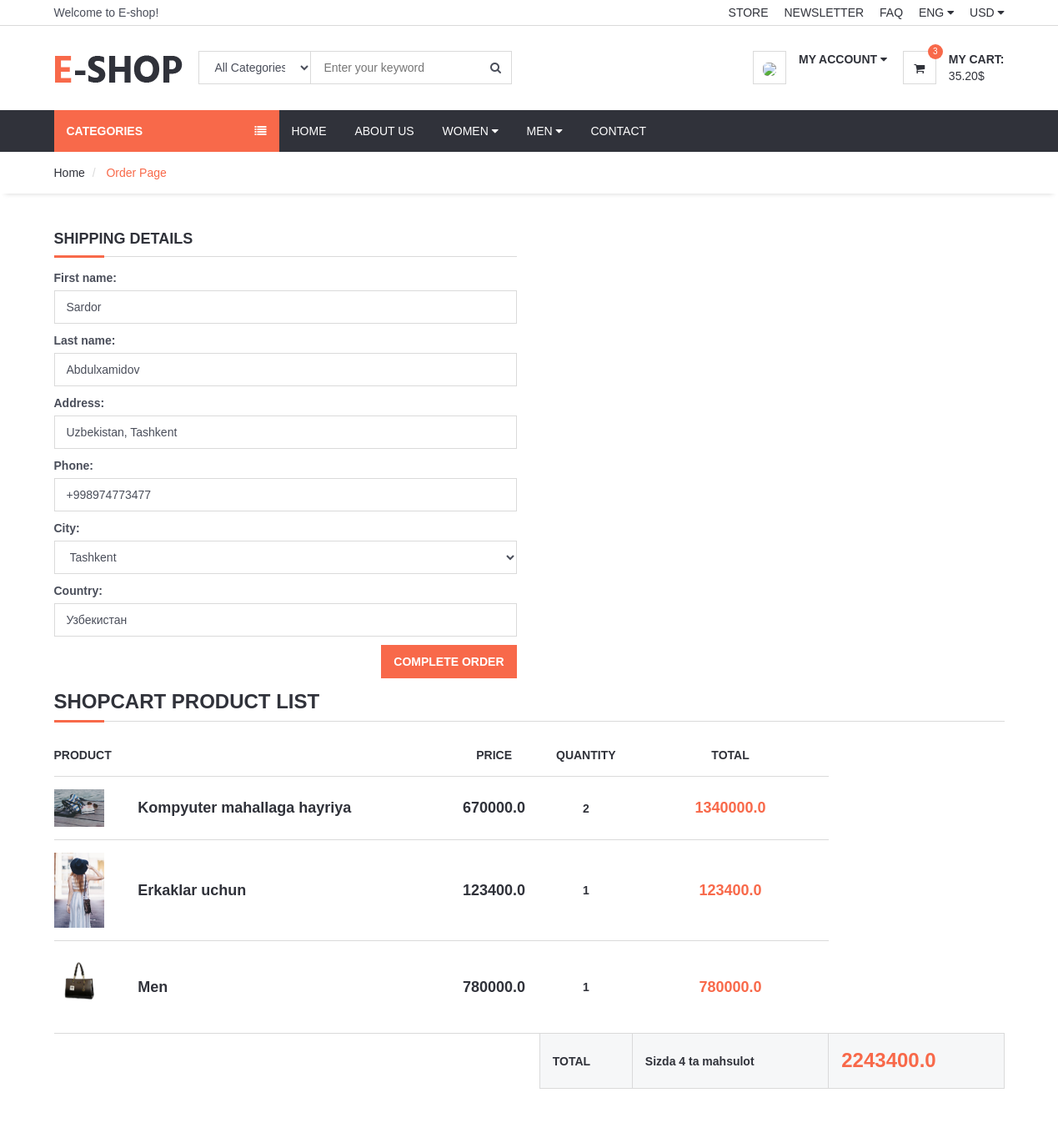
Before: /order/orderproduct (signed in) with the older database file.
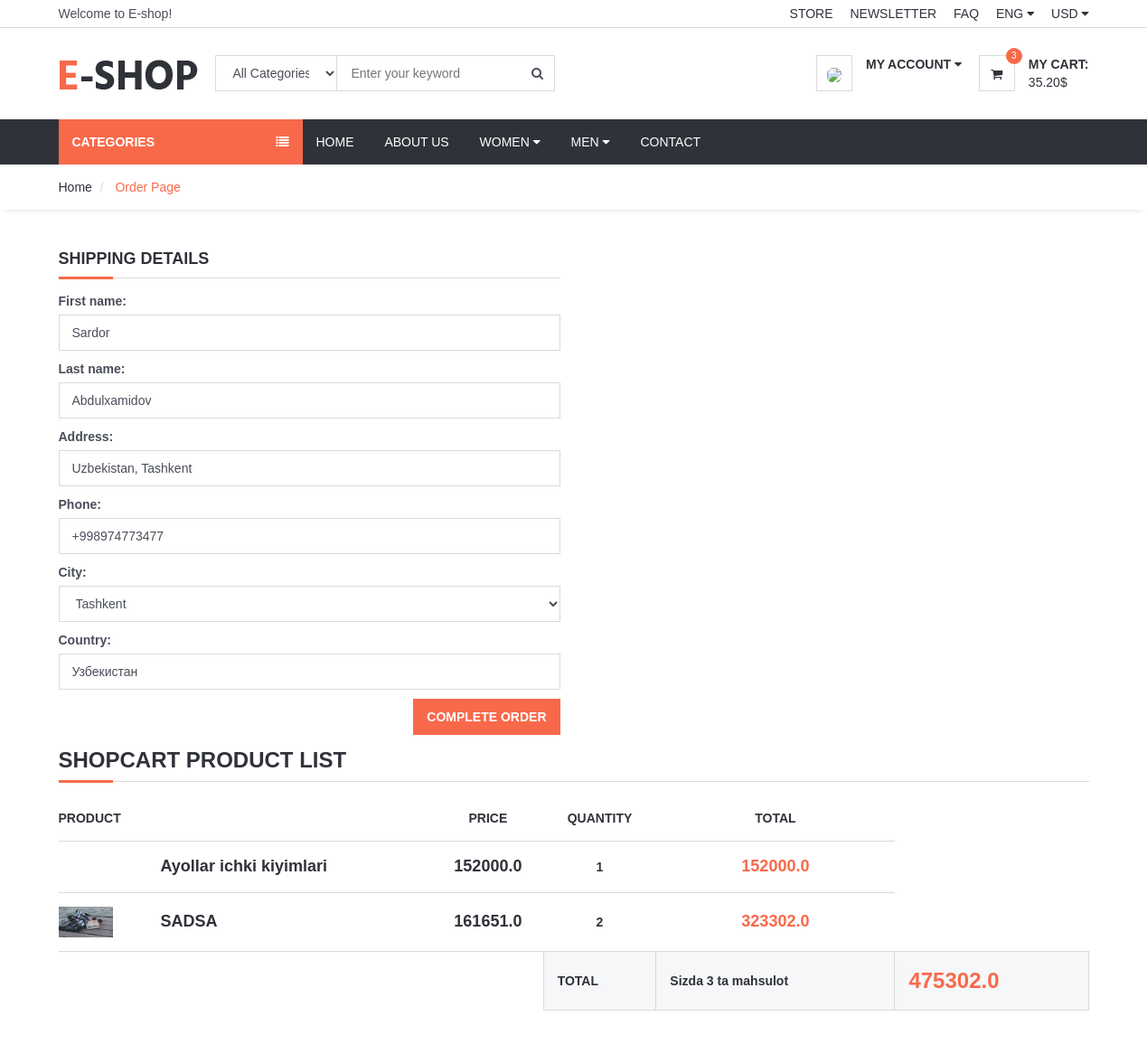
After: the same page with the newer database file.
### order/models.py (models this page shows, shortened)
class ShopCart(models.Model):
    user = models.ForeignKey(User, on_delete=models.SET_NULL, null=True)
    product = models.ForeignKey(Product, on_delete=models.SET_NULL, null=True)
    quantity = models.IntegerField()
    @property
    def amount(self):
        return (self.quantity * self.product.price)

### product/models.py (models this page shows, shortened)
class Product(models.Model):
    STATUS = (
        ('True', 'Mavjud'),
        ('False', 'Mavjud Emas'),
    )
    category = models.ForeignKey(Category, on_delete=models.CASCADE)
    title = models.CharField(max_length=255, unique=True)
    keywords = models.CharField(max_length=255, unique=True)
    description = models.TextField(blank=True)
    image = models.ImageField(blank=True, upload_to='images/')
    price = models.FloatField()
    amount = models.IntegerField()
    minamount = models.IntegerField()
    detail = RichTextUploadingField()
    status = models.CharField(max_length=15, choices=STATUS)
    slug = models.SlugField(null=False, unique=True)
    create_at = models.DateTimeField(auto_now_add=True)
    update_at = models.DateTimeField(auto_now=True)
    def __str__(self):
        return self.title
    def image_tag(self):
        return mark_safe('<img src="{}" height="50">'.format(self.image.url))
    image_tag.short_description = 'Image'

### order/views.py (the view, shortened to what this page needs)
# urls.py: path('orderproduct', views.orderproduct, name='orderproduct'),
def orderproduct(request):
    category = Category.objects.all()
    current_user = request.user
    shopcart = ShopCart.objects.filter(user_id=current_user.id)
    total_quantity = 0
    total = 0
    for rs in shopcart:
        total += rs.product.price * rs.quantity
        total_quantity += rs.quantity
    form = OrderForm
    shopcart = ShopCart.objects.filter(user_id=current_user.id)
    profile = UserProfile.objects.get(user_id=current_user.id)
    context = {
        'shopcart': shopcart,
        'category': category,
        'total': total,
        'total_quantity': total_quantity,
        'profile': profile,
        'form': form,
    }
    return render(request, 'orderproduct.html', context)

### order/templates/orderproduct.html (shortened to what this page needs)
{% extends 'homebase.html'%}
{% load static %}
{% block sidebar %}{% include 'sidebar.html' %} {% endblock %}
{% block body %}
	<div id="breadcrumb">
		<div class="container">
			<ul class="breadcrumb">
				<li><a href="/">Home</a></li>
				<li class="active"> Order Page </li>
			</ul>
		</div>
	</div>
	<div class="section">
		<div class="container">
			<div  class="row">
            <form action="" method="post" >
                <div class="col-md-6">
                    <div class="billing-details">
                        <div class="section-title">
                            <h4 class="title">Shipping Details</h4>
                        </div>
                        <p><label for="id_first_name">First name:</label>
                            <input type="text" name="first_name" value="{{ user.first_name }}" class="input" maxlength="10" required id="id_first_name">
                        </p>
                        <p><label for="id_last_name">Last name:</label>
                            <input type="text" name="last_name" value="{{ user.last_name }}" class="input" maxlength="10" required id="id_last_name">
                        </p>
                        <p><label for="id_address">Address:</label>
                            <input type="text" name="address" value="{{ profile.address }}" class="input" maxlength="150" id="id_address">
                        </p>
                        <p><label for="id_phone">Phone:</label>
                            <input type="text" name="phone" value="{{ profile.phone }}" class="input" maxlength="20" id="id_phone">
                        </p>
                        <p><label for="id_city">City:</label>
                            <select name="city" class="input" id="id_city">
                                <option value="{{ profile.city }}" selected>{{ profile.city }}</option>
                            </select>
                        </p>
                        <p><label for="id_country">Country:</label>
                            <input type="text" name="country" class="input" id="id_country" value="{{ profile.country }}">
                        </p>
                        <div class="pull-right">
                            <button type="submit" class="primary-btn">Complete Order</button>
                        </div>
                    </div>
                </div>
            </form>
                    <div class="col-md-12">
						<div class="order-summary clearfix">
							<div class="section-title">
								<h3 class="title">Shopcart Product List</h3>
							</div>
							<table class="shopping-cart-table table">
								<thead>
									<tr>
										<th>Product</th>
										<th></th>
										<th class="text-center">Price</th>
										<th class="text-center">Quantity</th>
										<th class="text-center">Total</th>
									</tr>
								</thead>
								<tbody>
                                {% for rs in shopcart %}
									<tr>
										<td class="thumb"><img src="{{ rs.product.image.url }}" alt=""></td>
										<td class="details">
											<a href="/product/{{ rs.product.id }}/{{ rs.product.slug }}">{{ rs.product}}</a>
										</td>
										<td class="price text-center"><strong>{{rs.product.price}}</strong><br></td>
                                        <td class="qty text-center"><strong>{{ rs.quantity }} </strong></td>
										<td class="total text-center"><strong class="primary-color">{{rs.amount}}</strong></td>
                                   </tr>
                                {% endfor %}
								</tbody>
								<tfoot>
									<tr>
										<th class="empty" colspan="3"></th>
										<th>TOTAL</th>
                                        <th colspan="2" class="total_quantity">Sizda {{ total_quantity }} ta mahsulot</th>
										<th colspan="2" class="total">{{total}}</th>
									</tr>
								</tfoot>
							</table>
						</div>
					</div>
			</div>
		</div>
	</div>
 {% endblock %}

Changed rows visible on the page:
removed ShopCart: product.image (picture), product "Kompyuter mahallaga hayriya", product.price "670000.0", quantity "2", amount "1340000.0"
removed ShopCart: product.image (picture), product "Erkaklar uchun", product.price "123400.0", quantity "1", amount "123400.0"
removed ShopCart: product.image (picture), product "Men", product.price "780000.0", quantity "1", amount "780000.0"
added ShopCart: product "Ayollar ichki kiyimlari", product.price "152000.0", quantity "1", amount "152000.0"
added ShopCart: product.image (picture), product "SADSA", product.price "161651.0", quantity "2", amount "323302.0"
Other visible differences:
{{ total_quantity }}: "4" → "3"
{{ total }}: "2243400.0" → "475302.0"
